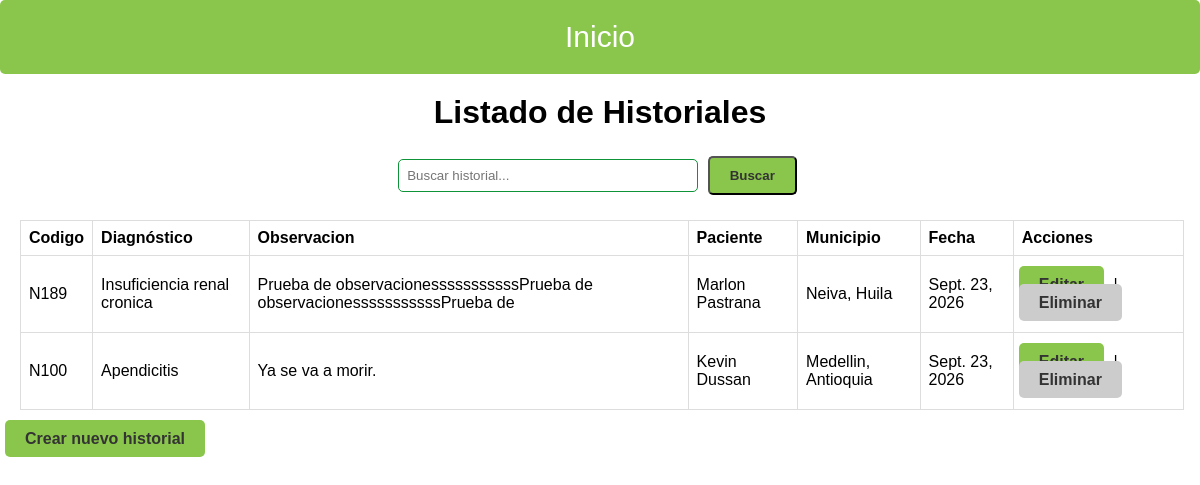
Screenshot of /historiales/ with the database file from the repository.
### clinica/models.py (models this page shows, shortened)
class Historial(models.Model):
    paciente = models.ForeignKey(Paciente, on_delete=models.CASCADE)
    diagnostico = models.ForeignKey(Diagnostico, on_delete=models.CASCADE)
    fecha = models.DateField(auto_now_add=True)
    observaciones = models.TextField(blank=True, null=True)

class Diagnostico(models.Model):
    codigo = models.CharField(max_length=10)
    nombre = models.CharField(max_length=100)

class Paciente(models.Model):
    nombre = models.CharField(max_length=100)
    apellido = models.CharField(max_length=100)
    fecha_nacimiento = models.DateField()
    municipio = models.ForeignKey('Municipio', on_delete=models.CASCADE)
    def __str__(self):
        return f"{self.nombre} {self.apellido}"

class Municipio(models.Model):
    DEPARTAMENTO_CHOICES = (
        ('Huila', 'huila'),
        ('Antioquia', 'antioquia'),
        ('Cundinamarca', 'cundinamarca'),
        ('Santander', 'santander'),
    )
    nombre = models.CharField(max_length=100)
    departamento = models.CharField(max_length=100, choices=DEPARTAMENTO_CHOICES, default='huila')
    def __str__(self):
        return f"{self.nombre}, {self.departamento}"

### clinica/views.py (the view)
# urls.py: path('historiales/', views.historial_list, name='historial_list'),
def historial_list(request):
    historiales = Historial.objects.all()
    if request.method == 'GET':
        busqueda = request.GET.get('q', '')
        if busqueda:
            historiales = historiales.filter(Q(paciente__nombre__icontains=busqueda) | Q(diagnostico__nombre__icontains=busqueda) | Q(diagnostico__codigo__icontains=busqueda))
    return render(request, 'clinica/historial_list.html', {'historiales': historiales, 'busqueda': busqueda})

### clinica/templates/clinica/historial_list.html (shortened to what this page needs)
{% extends "clinica/base.html" %}
{% block content %}
    <h1>Listado de Historiales</h1>
    <form method="get" class="buscador">
        <input type="text" name="q" placeholder="Buscar historial..." value="{{ request.GET.q }}">
        <button type="submit" class="button">Buscar</button>
    </form>
    <table>
        <thead>
            <tr>
                <th>Codigo</th>
                <th>Diagnóstico</th>
                <th>Observacion</th>
                <th>Paciente</th>
                <th>Municipio</th>
                <th>Fecha</th>
                <th>Acciones</th>
            </tr>
        </thead>
        <tbody>
            {% if historiales %}
                {% for historial in historiales %}
                    <tr>
                        <td>{{ historial.diagnostico.codigo }}</td>
                        <td>{{ historial.diagnostico.nombre }}</td>
                        <td style="white-space: pre-line;">{{ historial.observaciones }}</td>
                        <td>{{ historial.paciente }}</td>
                        <td>{{ historial.paciente.municipio }}</td>
                        <td>{{ historial.fecha }}</td>
                        <td class="acciones">
                            <a href="{% url 'historial_editar' historial.id %}" class="button">Editar</a> |
                            <a href="{% url 'historial_eliminar' historial.id %}" class="button_cancelar">Eliminar</a>
                        </td>
                    </tr>
                {% endfor %}
            {% else %}
                <tr>
                    <td colspan="4">No hay historiales registrados.</td>
                </tr>
            {% endif %}
        </tbody>
    </table>
    <a href="{% url 'historial_crear' %}" class="button">Crear nuevo historial</a>
{% endblock %}

### clinica/templates/clinica/base.html (shortened to what this page needs)
<!DOCTYPE html>
<html lang="es">
    <head>
        <link rel="stylesheet" href="">
    </head>
    <nav>
        <ul>
            <li><a href="{% url 'inicio' %}">Inicio</a></li>
        </ul>
    </nav>
    <body>
        {% block content %}
        {% endblock %}
    </body>
</html>

### clinica/templates/clinica/base.html (style rules this page uses)
* { box-sizing: border-box; margin: 0; padding: 0; font-family: Arial, sans-serif; }
nav { background-color: #8ac64b; padding: 10px; border-radius: 5px; text-align: center; font-size: 30px; }
nav ul { list-style-type: none; }
nav ul li a { color: white; text-decoration: none; padding: 10px 20px; display: inline-block; }
h1 { text-align: center; margin: 20px 0; }
table { width: 97%; border-collapse: collapse; margin: 20px 20px; text-align: center; }
th, td { border: 1px solid #ddd; padding: 8px; text-align: left; }
.button { text-decoration: none; color: #333; font-weight: bold; padding: 10px 20px; background-color: #8ac64b; !important; border-radius: 5px; margin: 5px; cursor: pointer; }
.button_cancelar { text-decoration: none; color: #333; font-weight: bold; padding: 10px 20px; background-color: #ccc; !important; border-radius: 5px; margin: 5px; text-align: center; cursor: pointer; }
.acciones { padding: 20px 0; }
.buscador { text-align: center; margin-bottom: 20px; }
.buscador input[type="text"] { padding: 8px; width: 300px; border: 1px solid #0e9338; border-radius: 5px; }
form { text-align: center; margin-bottom: 20px; }
form input[type="text"], form input[type="number"], form select, form input[type="date"], form textarea { padding: 8px; width: 300px; border: 1px solid #0e9338; border-radius: 5px; }

### rows the page displays
Historial: diagnostico.codigo "N189", diagnostico.nombre "Insuficiencia renal cronica", observaciones "Prueba de observacionesssssssssssPrueba de observacionesssssssssssPrueba de", paciente "Marlon Pastrana", paciente.municipio "Neiva, Huila", fecha "Sept. 23, 2026"
Historial: diagnostico.codigo "N100", diagnostico.nombre "Apendicitis", observaciones "Ya se va a morir.", paciente "Kevin Dussan", paciente.municipio "Medellin, Antioquia", fecha "Sept. 23, 2026"
